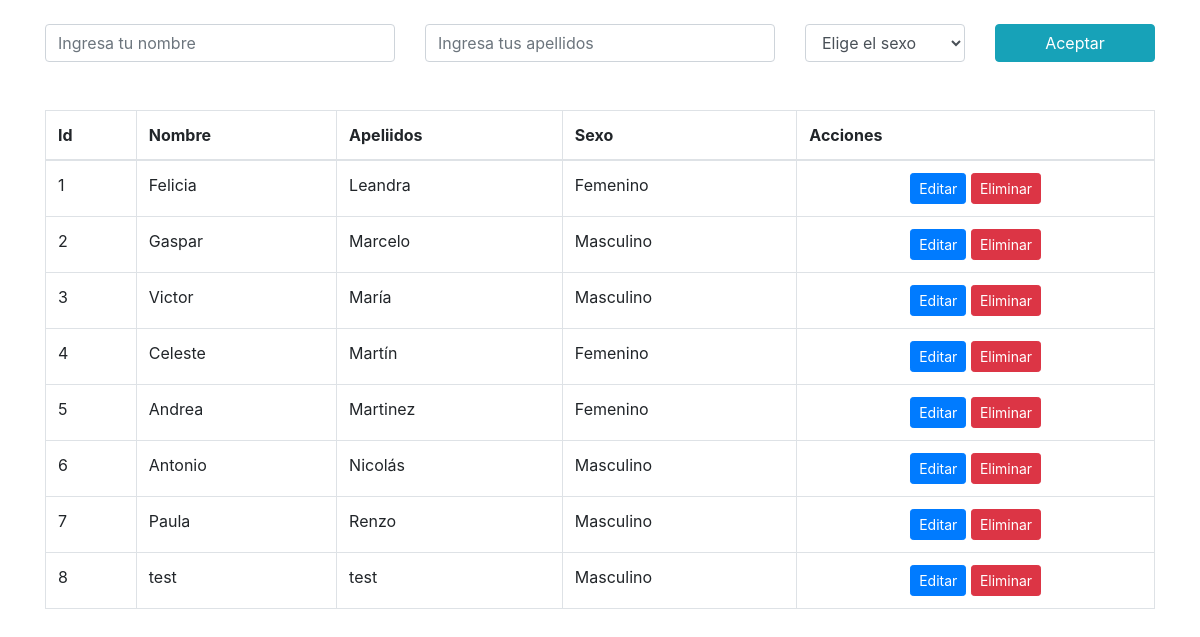
The page / on the database its author committed.
### tables this page shows
CREATE TABLE `persona` (
  `idpersona` int(11) NOT NULL AUTO_INCREMENT,
  `nombre` varchar(200) DEFAULT NULL,
  `apellidos` varchar(200) DEFAULT NULL,
  `sexo` varchar(50) DEFAULT NULL,
  PRIMARY KEY (`idpersona`)
);

### php/conexion.php (called while the page is built, shortened)
<?php
    class dbconexion{
        protected function conexion()
        {
            $con = new PDO(SGBD,USER,PASS);
            return $con;
        }
    }
?>

### controlador/ConsultasController.php (called while the page is built, shortened)
<?php
class consultas extends dbconexion{
    public function select_persona()
    {
        $sqlp = dbconexion::conexion()->prepare("SELECT * FROM persona");
        $sqlp->execute();
        return $array = $sqlp->fetchAll(PDO::FETCH_ASSOC);
    }
}
?>

### index.php (the view, shortened to what this page needs)
<!DOCTYPE html>
<html lang="en">
<head>
    <link rel="stylesheet" href="https://stackpath.bootstrapcdn.com/bootstrap/4.4.1/css/bootstrap.min.css">
</head>
<body>
    <div class="container"><br>
        <form action="" id="form">
            <div class="row">
                <div class="col-md-4">
                <input type="text" name="nombre" id="nombre" class="form-control" placeholder="Ingresa tu nombre" autocomplete="off">
                </div>
                <div class="col-md-4">
                <input type="text" name="apellidos" id="apellidos" class="form-control" placeholder="Ingresa tus apellidos" autocomplete="off">
                </div>
                <div class="col-md-2">
                    <select name="sexo" id="sexo" class="form-control">
                        <option value="">Elige el sexo</option>
                    </select>
                </div>
                <div class="col-md-2">
                    <button  type="submit" class="btn btn-info btn-block">Aceptar</button>
                </div>
            </div>
        </form>
    </div>
    <br>
    <br>
    <div class="container">
        <table class="table table-bordered">
            <thead>
                <tr>
                    <th>Id</th>
                    <th>Nombre</th>
                    <th>Apeliidos</th>
                    <th>Sexo</th>
                    <th>Acciones</th>
                </tr>
            </thead>
            <tbody id="tabla_persona">
                <?php
                require_once "php/conexion.php";
                require_once "controlador/ConsultasController.php";
                $sentencia = new consultas();
                $mostrardatos = $sentencia->select_persona();
                foreach($mostrardatos as $res)
                {
                    $id = $res["idpersona"];
                    echo "<tr>";
                    echo "<td>".$res["idpersona"]."</td>";
                    echo "<td>".$res["nombre"]."</td>";
                    echo "<td>".$res["apellidos"]."</td>";
                    echo "<td>".$res["sexo"]."</td>";
                    echo "<td class='text-center'>
                    <button class='btn btn-primary btn-sm' onclick='editar($id);'>Editar</button>
                    <button class='btn btn-danger btn-sm'onclick='eliminar($id);'>Eliminar</button>
                    </td>";
                    echo "</tr>";
                }
                ?>
            </tbody>
        </table>
    </div>
</body>
</html>

### rows shown on the page
persona: idpersona "1", nombre "Felicia", apellidos "Leandra", sexo "Femenino"
persona: idpersona "2", nombre "Gaspar", apellidos "Marcelo", sexo "Masculino"
persona: idpersona "3", nombre "Victor", apellidos "María", sexo "Masculino"
persona: idpersona "4", nombre "Celeste", apellidos "Martín", sexo "Femenino"
persona: idpersona "5", nombre "Andrea", apellidos "Martinez", sexo "Femenino"
persona: idpersona "6", nombre "Antonio", apellidos "Nicolás", sexo "Masculino"
persona: idpersona "7", nombre "Paula", apellidos "Renzo", sexo "Masculino"
persona: idpersona "8", nombre "test", apellidos "test", sexo "Masculino"
